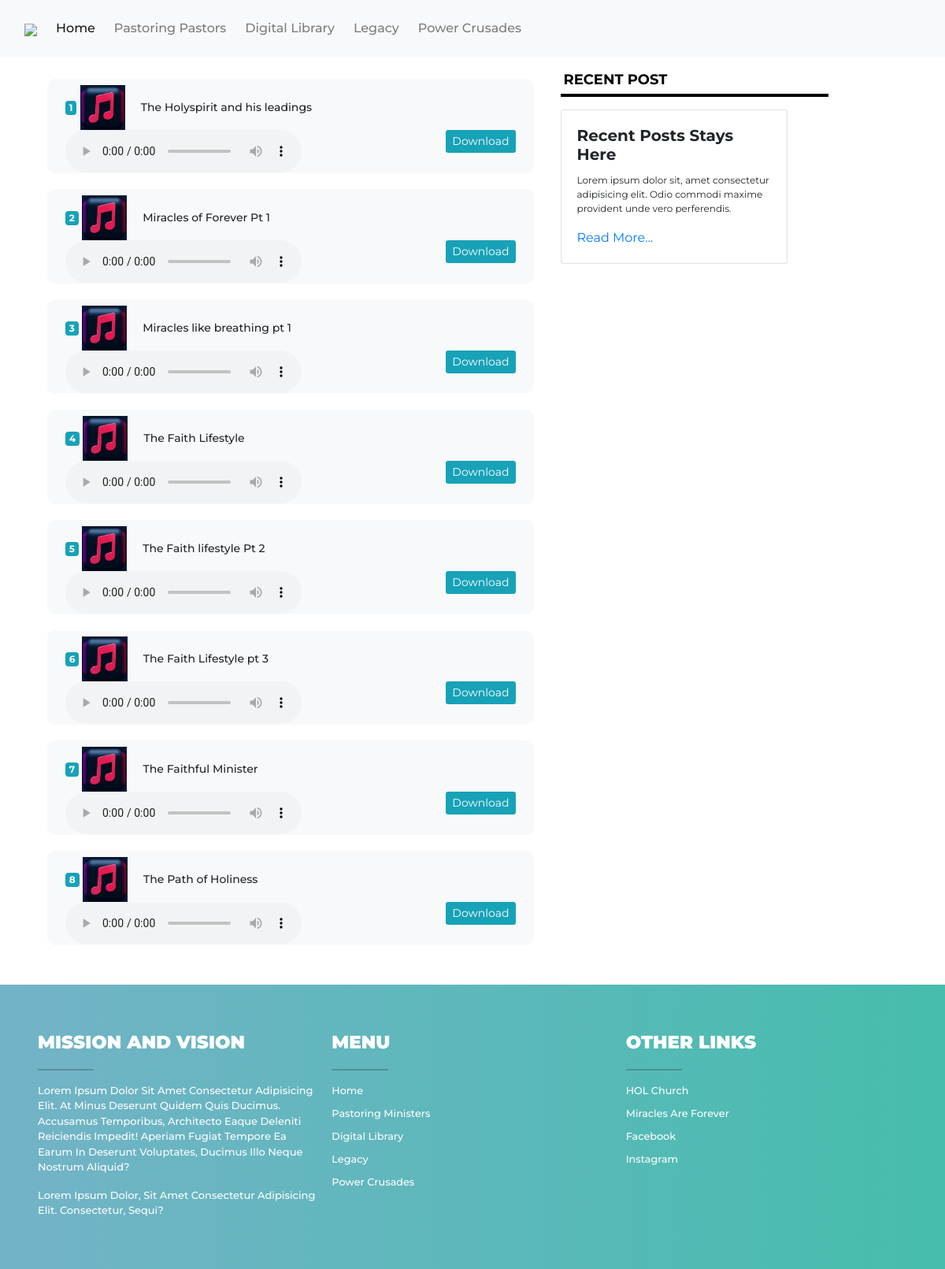
/archives/, run on the app's committed database.
### my_app/models.py (models this page shows)
class Audio(models.Model):
    audio_file = models.FileField(upload_to='media', null=True, blank=True)
    title = models.CharField(max_length=255, blank=True, null=True)
    desctiption  = models.CharField(max_length=100, blank=True, null=True)
    category = models.CharField(max_length=100, choices=category_list)
    date_uploaded  = models.DateField(auto_now_add=True)

### my_app/views.py (the view)
# urls.py: path('archives/', my_app_views.archive, name = 'archives'),
def archive(request):
    audios = Audio.objects.all()
    context = {'audios': audios}
    return render(request, 'my_app/archive.html', context)

### my_app/templates/my_app/archive.html (shortened to what this page needs)
{% extends 'my_app/base.html' %}
{% load static %}
{% load crispy_forms_tags %}
{% block main-content %}
<div class="container mt-3">
    <div class="row m-auto row-audio">
        <div class="col-12 col-sm-12 col-md-9 col-lg-7 ">
            {% for audio in audios %}
            <div  class="col-12 bg-light each-audio-div">
                <div class="p-2">
                    <div>
                    <span class="badge badge-info">{{forloop.counter}}</span>
                    <img class="m-auto mt-3" style="height: 75%; width: 10%;"
                        src="{% static 'my_app/images/music.jpg' %}">
                    <p style="vertical-align: middle; align-items: center; margin-top: 70%; display: inline;"
                        class="audio-p ml-3">{{audio.title}} </p>
                        </div>
                        <div style="display: block;">
                        <audio controls="controls">
                            <source src="{{audio.audio_file.url}}" type="audio.mpeg">
                        </audio>
                        <a href="{{audio.audio_file.url}}" style="text-decoration: none; float: right;"
                            class=" ml-1 mb-1 btn-sm btn-info" download>Download</a>
                        </div>
                </div>
            </div>
            {% endfor %}
        </div>
        <div class="col-10 col-sm-10 col-md-9 col-lg-4 m-1 ">
            <div>
                <p class="p-heading">RECENT POST</p>
                <div class="card rounded" style="width: 18rem;">
                    <div class="card-body">
                        <h5 class="card-title post-heading">Recent Posts stays here</h5>
                        <p class="card-text post-body">Lorem ipsum dolor sit, amet consectetur adipisicing elit. Odio
                            commodi maxime provident unde vero perferendis.</p>
                        <a href="#" class="button-mini">Read More...</a>
                    </div>
                </div>
            </div>
        </div>
    </div>
</div>
{% endblock main-content %}

### my_app/templates/my_app/base.html (shortened to what this page needs)
{% load static %}
{% load crispy_forms_tags %}
{% load static %}
<!DOCTYPE html>
<html lang="en">
<head>
<link href="https://cdn.jsdelivr.net/npm/bootstrap@5.0.2/dist/css/bootstrap.min.css" rel="stylesheet">
<link rel="stylesheet" href="https://maxcdn.bootstrapcdn.com/bootstrap/4.0.0/css/bootstrap.min.css"
>
    <link rel="stylesheet" href="https://cdn.jsdelivr.net/npm/bootstrap-icons@1.7.0/font/bootstrap-icons.css">
    <link rel="stylesheet" href="{% static 'my_app/css/front.css' %}">
    <link rel="stylesheet" type="text/css" href="//cdn.jsdelivr.net/npm/slick-carousel@1.8.1/slick/slick.css"/>
</head>
<body>
<div class="m-4 bg-light">
    <nav class="navbar navbar-expand-lg fixed-top navbar-light bg-light p-3">
        <div class="container-fluid">
            <a href="#" class="navbar-brand">
                <img src="/examples/images/logo.svg" height="28" >
            </a>
            <div class="collapse navbar-collapse" id="navbarCollapse">
                <div class="navbar-nav">
                    <a href="{% url 'home' %}" class="nav-item nav-link active bold-anchor mr-2">Home</a>
                    <a href="{% url 'blog' %}" class="nav-item nav-link bold-anchor mr-2 ">Pastoring Pastors</a>
                    <a href="{% url 'archives' %}" class="nav-item nav-link bold-anchor mr-2">Digital Library</a>
                    <a href="{% url 'legacy' %}" class="nav-item nav-link bold-anchor mr-2">Legacy</a>
                    <a href="{% url 'power-crusades' %}" class="nav-item nav-link bold-anchor mr-2">Power Crusades</a>
                </div>
            </div>
        </div>
    </nav>
</div>
{% block main-content %}
{% endblock main-content %}
<footer class="footer">
  <div class="container col-12 container-footer">
      <div class="row m-0">
          <div class="col-xs-12 col-sm-12 col-md-4 col-lg-4 mt-2 p-2">
              <p class="footer-heading"><b>MISSION AND VISION</b></p>
              <hr>
              <p class="text-capitalize small footer-text ">
                  Lorem ipsum dolor sit amet consectetur adipisicing elit. At minus deserunt quidem quis ducimus. Accusamus temporibus, Architecto eaque deleniti reiciendis impedit! Aperiam fugiat tempore ea earum In deserunt voluptates, ducimus illo neque nostrum aliquid?
              </p>
              <p class="text-capitalize small footer-text">Lorem ipsum dolor, sit amet consectetur adipisicing elit. Consectetur, sequi?</p>
          </div>
          <div class="col-xs-12 col-sm-12 col-md-4 col-lg-4 mt-2 p-2">
              <p class="footer-heading"><b>MENU</b></p>
              <hr>
              <a href="{% url 'home' %}" class="text-capitalize small anchor-block">Home</a>
              <a href="{% url 'blog' %}" class="text-capitalize small anchor-block">Pastoring Ministers</a>
              <a href="{% url 'archives' %}" class="text-capitalize small anchor-block">Digital Library</a>
              <a href="{% url 'legacy' %}" class="text-capitalize small anchor-block">Legacy</a>
              <a href="{% url 'power-crusades' %}" class="text-capitalize small anchor-block">Power Crusades</a>
          </div>
          <div class="col-xs-12 col-sm-12 col-md-4 col-lg-4 mt-2  p-2">
              <p class="footer-heading"><b>OTHER LINKS</b></p>
              <hr>
              <a href="#" class="text-capitalize small anchor-block">HOL Church</a>
              <a href="{% url 'healings' %}" class="text-capitalize small anchor-block">Miracles are Forever</a>
              <a href="#" class="text-capitalize small anchor-block">Facebook</a>
              <a href="#" class="text-capitalize small anchor-block">Instagram</a>
          </div>
      </div>
  </div>
</footer>
</body>
</html>

### my_app/static/my_app/css/front.css (style rules this page uses)
body { font-family: 'Montserrat', sans-serif; overflow-x: hidden; scroll-behavior: smooth; padding: 0; margin: 0; }
.container, .container-fluid { overflow-x: hidden; }
hr { width: 20%; font-weight: bold; }
.navbar-nav { overflow: auto; }
.bold-anchor { font-weight: 500; }
.footer { margin-top: 30px; background-image: linear-gradient(to right, #73b3c7, #46bdad); }
.container-footer { padding: 40px; }
.footer-heading { font-size: 23px; color: white; font-weight: bolder; }
.footer-text { font-size: 13px; color: white; font-weight: 500; }
.anchor-block { display: block; color: white; font-weight: 500; margin-top: 10px; text-decoration: none; }
.p-heading { padding: 4px; font-size: 18px; font-weight: bolder; color:black; border-bottom: 4px solid black; }
.post-heading { font-weight: bolder; text-transform: capitalize; }
.post-body { font-size: 12px; }
p { font-size: 14px; }
.audio-p { font-weight: 500; }
.row-audio { margin-top: 100px; }
.each-audio-div { border: 0px solid grey; border-radius: 10px; height: 120px; margin-top: 20px; margin-bottom: 20px; }

### data on the page
Audio: title "The Holyspirit and his leadings"
Audio: title "Miracles of Forever Pt 1"
Audio: title "Miracles like breathing pt 1"
Audio: title "The Faith Lifestyle"
Audio: title "The Faith lifestyle Pt 2"
Audio: title "The Faith Lifestyle pt 3"
Audio: title "The Faithful Minister"
Audio: title "The Path of Holiness"
